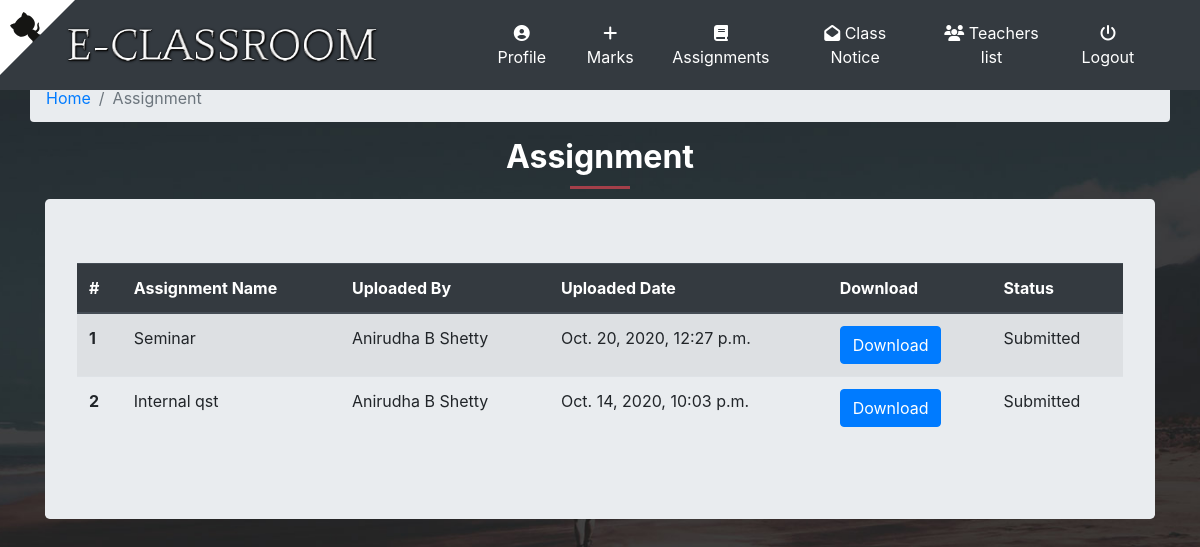
/classroom/class_assignment/ (signed in), run on the app's committed database.
### classroom/models.py (models this page shows, shortened)
class ClassAssignment(models.Model):
    student = models.ManyToManyField(Student,related_name='student_assignment')
    teacher = models.ForeignKey(Teacher,related_name='teacher_assignment',on_delete=models.CASCADE)
    created_at = models.DateTimeField(auto_now=True)
    assignment_name = models.CharField(max_length=250)
    assignment = models.FileField(upload_to='assignments')
    class Meta:
        ordering = ['-created_at']

class Teacher(models.Model):
    user = models.OneToOneField(User,on_delete=models.CASCADE,primary_key=True,related_name='Teacher')
    name = models.CharField(max_length=250)
    subject_name = models.CharField(max_length=250)
    email = models.EmailField(max_length=254)
    phone = models.IntegerField()
    teacher_profile_pic = models.ImageField(upload_to="classroom/teacher_profile_pic",blank=True)
    class_students = models.ManyToManyField(Student,through="StudentsInClass")
    def __str__(self):
        return self.name

### classroom/views.py (the view)
@login_required
def class_assignment(request):
    student = request.user.Student
    assignment = SubmitAssignment.objects.filter(student=student)
    assignment_list = [x.submitted_assignment for x in assignment]
    return render(request,'classroom/class_assignment.html',{'student':student,'assignment_list':assignment_list})

### template/classroom/class_assignment.html
{% extends 'classroom/base.html' %}
{% block content %}
<div class="container ">
		<div class="row">
            <ol class="col-12 breadcrumb">
                <li class="breadcrumb-item"><a href="{% url 'home' %}">Home</a></li>
                <li class="breadcrumb-item active">Assignment</li>
            </ol>
        </div>
       <div class="section-heading">
            <h2>Assignment</h2>
            <div class="line-dec"></div>
          </div>
  <div class="jumbotron ">
{% if student.student_assignment.count == 0 %}
  <h2 class="text-dark text-center">No assignments Yet</h2>
{% else %}
        <div class="row row-content">
            <div class="col-12 col-sm-12">
 <div class="table-responsive">
                    <table class="table table-striped">
    <thead class="thead-dark">
      <tr>
        <th scope="col">#</th>
        <th scope="col">Assignment Name</th>
        <th scope="col">Uploaded By</th>
        <th scope="col">Uploaded Date</th>
        <th scope="col">Download</th>
        <th scope="col">Status</th>
      </tr>
    </thead>
    <tbody>
      {% for assignment in student.student_assignment.all %}
        <tr>
          <th scope="row">{{ forloop.counter }}</th>
          <td>{{ assignment.assignment_name }}</td>
          <td>{{ assignment.teacher }}</td>
          <td>{{ assignment.created_at }}</td>
          <td><a href="{{ assignment.assignment.url }}" class="btn btn-primary" target="_blank">Download</a></td>
          {% if assignment in assignment_list %}
            <td>Submitted</td>
          {% else %}
            <td><a href="{% url 'classroom:submit_assignment' id=assignment.id %}" class="btn btn-primary">Submit</a></td>
          {% endif %}
        </tr>
      {% endfor %}
    </tbody>
  </table>
  </div>
  </div>
  </div>
{% endif %}
</div>
</div>
{% endblock %}

### static/css/base.css (style rules this page uses)
.active { display: block; }
.section-heading { text-align: center; }
.section-heading h2 { font-size: 32px; font-weight: 700; color: #fff; }
.section-heading .line-dec { width: 60px; height: 3px; background-color: #a43f49; margin: 10px auto; }
.bg { height: 100%; background-attachment: fixed; background-position: center; background-repeat: no-repeat; background-size: cover; }

### data on the page
ClassAssignment: assignment_name "Seminar", teacher "Anirudha B Shetty", created_at "Oct. 20, 2020, 12:27 p.m.", shows "Submitted"
ClassAssignment: assignment_name "Internal qst", teacher "Anirudha B Shetty", created_at "Oct. 14, 2020, 10:03 p.m.", shows "Submitted"
